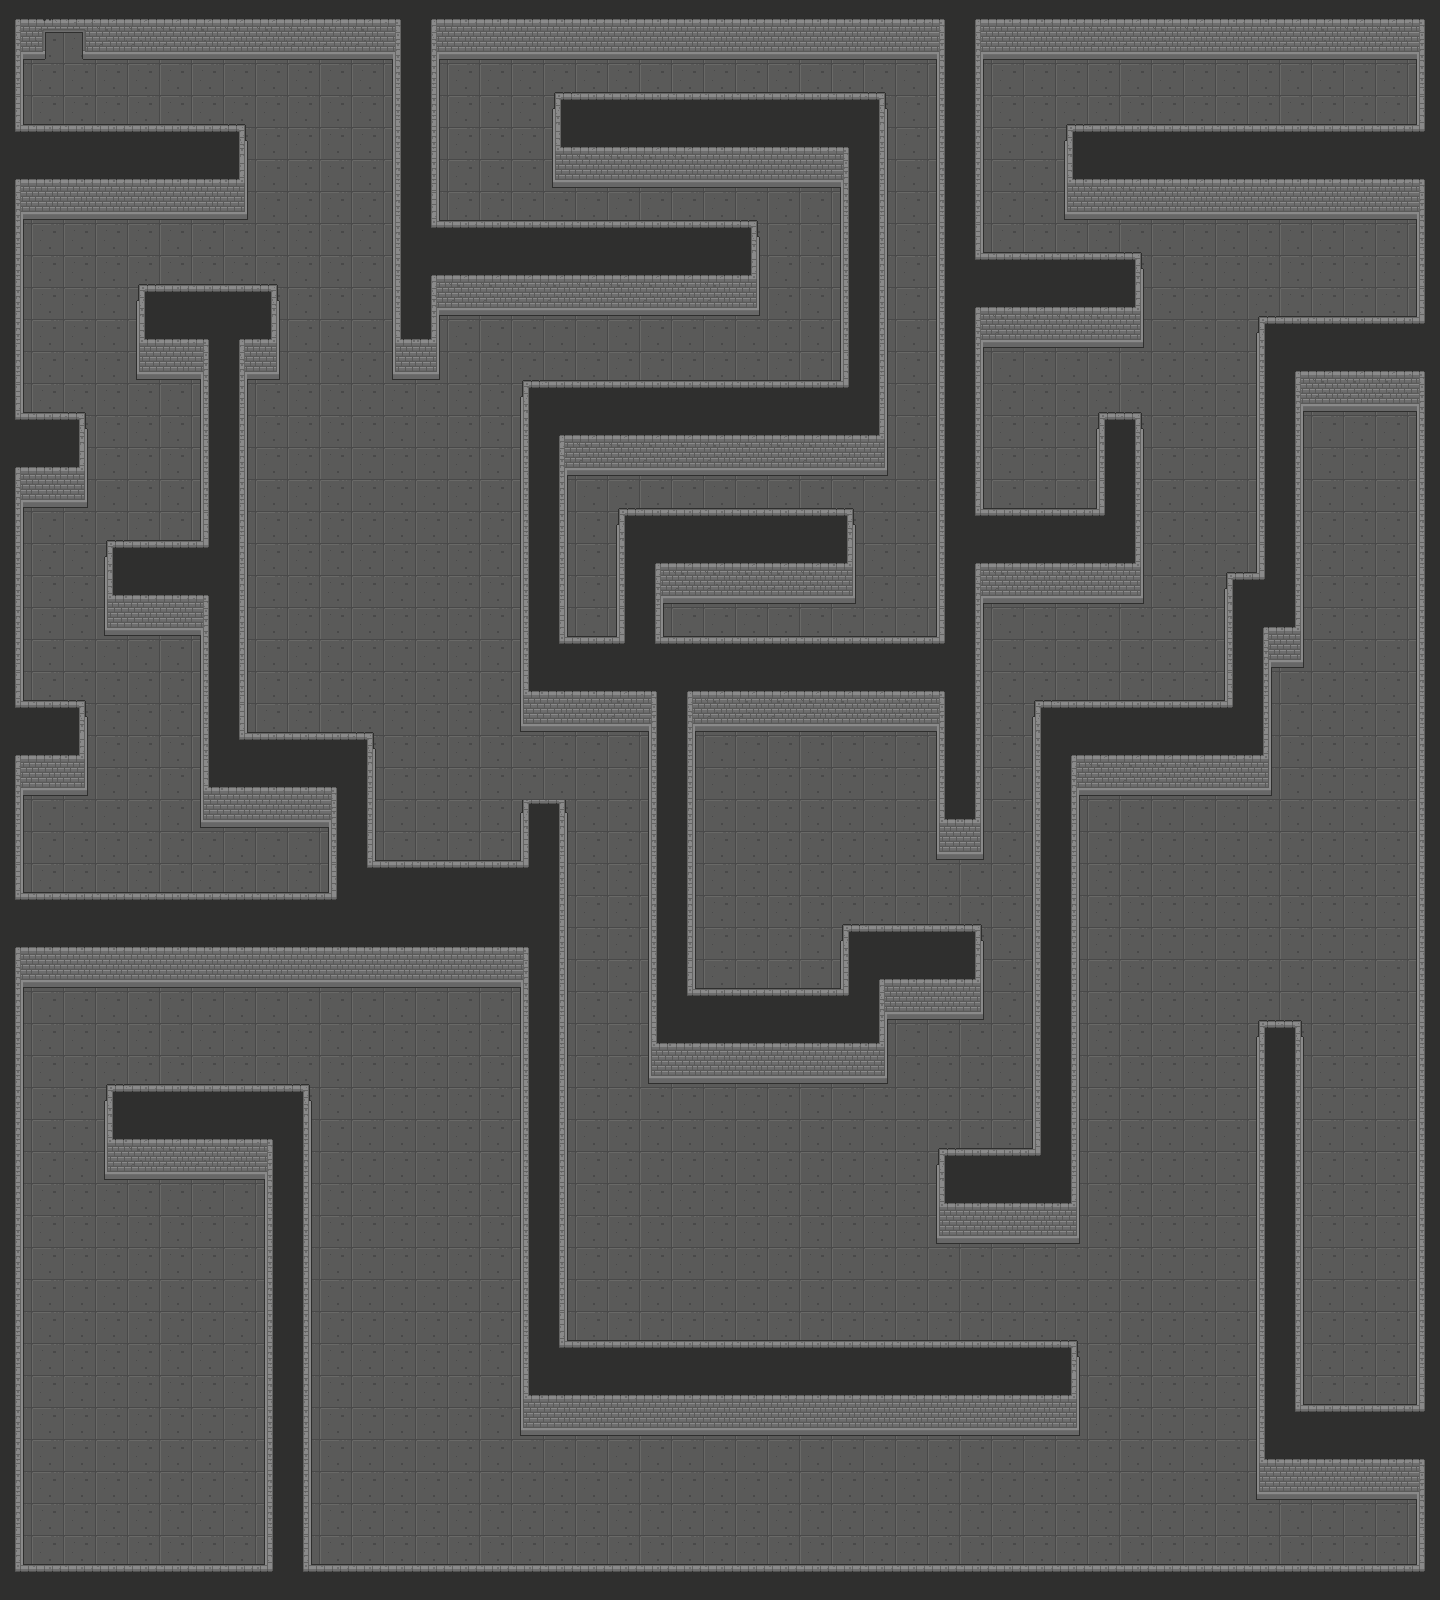

A level layout from a 2D game, rendered from its tile map. Below: a short description, then the map file with tile-grid data replaced by summaries:
An orthogonal 45x50 tile map with 32x32 px tiles, 3 tile layers (Floor, Wall, OnWall), 3 tilesets and 2 objects (Player, Npc).

<map version="1.2" tiledversion="1.3.4" orientation="orthogonal" renderorder="right-down" width="45" height="50" tilewidth="32" tileheight="32" infinite="0" nextlayerid="10" nextobjectid="5">
 <tileset firstgid="1" name="Dungeon_Tileset" tilewidth="32" tileheight="32" tilecount="384" columns="16">
  <image source="../Images/Dungeon_Tileset.png" width="512" height="768" />
 </tileset>
 <tileset firstgid="385" name="WalkingDown" tilewidth="20" tileheight="31" tilecount="3" columns="3">
  <image source="../Images/WalkingDown.png" width="60" height="31" />
 </tileset>
 <tileset firstgid="388" name="Npc" tilewidth="18" tileheight="24" tilecount="1" columns="1">
  <image source="../Images/Npc.png" width="18" height="24" />
 </tileset>
 <layer id="1" name="Floor" width="45" height="50">
  <data>[2250 cells, 2250 non-empty, 1 distinct tile ids]</data>
 </layer>
 <layer id="2" name="Wall" width="45" height="50">
  <data>[2250 cells, 1033 non-empty, 35 distinct tile ids]</data>
 </layer>
 <layer id="8" name="OnWall" width="45" height="50">
  <data>[2250 cells, 194 non-empty, 3 distinct tile ids]</data>
 </layer>
 <objectgroup id="9" name="Entities">
  <object id="3" name="Player" gid="385" x="52.5" y="96" width="20" height="31">
   <properties>
    <property name="EntityType" type="int" value="0" />
   </properties>
  </object>
  <object id="4" name="Npc" gid="388" x="294.5" y="91.5" width="18" height="24">
   <properties>
    <property name="EntityType" type="int" value="1" />
   </properties>
  </object>
 </objectgroup>
</map>
